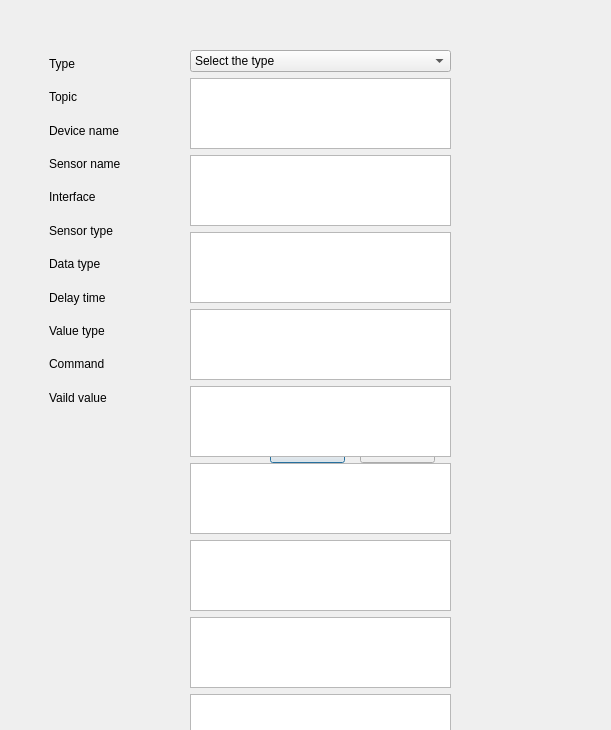
<?xml version="1.0" encoding="UTF-8"?>
<ui version="4.0">
 <class>Dialog</class>
 <widget class="QDialog" name="Dialog">
  <property name="geometry">
   <rect>
    <x>0</x>
    <y>0</y>
    <width>611</width>
    <height>730</height>
   </rect>
  </property>
  <property name="windowTitle">
   <string>Dialog</string>
  </property>
  <widget class="QPushButton" name="pushButton">
   <property name="geometry">
    <rect>
     <x>270</x>
     <y>440</y>
     <width>75</width>
     <height>23</height>
    </rect>
   </property>
   <property name="text">
    <string>PushButton</string>
   </property>
  </widget>
  <widget class="QPushButton" name="pushButton_2">
   <property name="geometry">
    <rect>
     <x>360</x>
     <y>440</y>
     <width>75</width>
     <height>23</height>
    </rect>
   </property>
   <property name="text">
    <string>PushButton</string>
   </property>
  </widget>
  <widget class="QWidget" name="verticalLayoutWidget">
   <property name="geometry">
    <rect>
     <x>190</x>
     <y>50</y>
     <width>261</width>
     <height>792</height>
    </rect>
   </property>
   <layout class="QVBoxLayout" name="verticalLayout">
    <item>
     <widget class="QComboBox" name="comboBox">
      <property name="currentIndex">
       <number>0</number>
      </property>
      <item>
       <property name="text">
        <string>Select the type</string>
       </property>
      </item>
      <item>
       <property name="text">
        <string>Sensor</string>
       </property>
      </item>
      <item>
       <property name="text">
        <string>Actuator</string>
       </property>
      </item>
     </widget>
    </item>
    <item>
     <widget class="QTextEdit" name="text_topic"/>
    </item>
    <item>
     <widget class="QTextEdit" name="text_devname"/>
    </item>
    <item>
     <widget class="QTextEdit" name="text_senname"/>
    </item>
    <item>
     <widget class="QTextEdit" name="textEdit_10"/>
    </item>
    <item>
     <widget class="QTextEdit" name="textEdit_9"/>
    </item>
    <item>
     <widget class="QTextEdit" name="textEdit_8"/>
    </item>
    <item>
     <widget class="QTextEdit" name="textEdit_7"/>
    </item>
    <item>
     <widget class="QTextEdit" name="textEdit_4"/>
    </item>
    <item>
     <widget class="QTextEdit" name="textEdit_5"/>
    </item>
    <item>
     <widget class="QTextEdit" name="textEdit_6"/>
    </item>
   </layout>
  </widget>
  <widget class="QWidget" name="verticalLayoutWidget_2">
   <property name="geometry">
    <rect>
     <x>49</x>
     <y>50</y>
     <width>121</width>
     <height>361</height>
    </rect>
   </property>
   <layout class="QVBoxLayout" name="verticalLayout_2">
    <item>
     <widget class="QLabel" name="label">
      <property name="frameShape">
       <enum>QFrame::NoFrame</enum>
      </property>
      <property name="text">
       <string>Type</string>
      </property>
      <property name="alignment">
       <set>Qt::AlignLeading|Qt::AlignLeft|Qt::AlignVCenter</set>
      </property>
     </widget>
    </item>
    <item>
     <widget class="QLabel" name="label_2">
      <property name="frameShape">
       <enum>QFrame::NoFrame</enum>
      </property>
      <property name="text">
       <string>Topic</string>
      </property>
     </widget>
    </item>
    <item>
     <widget class="QLabel" name="label_3">
      <property name="frameShape">
       <enum>QFrame::NoFrame</enum>
      </property>
      <property name="text">
       <string>Device name</string>
      </property>
     </widget>
    </item>
    <item>
     <widget class="QLabel" name="label_4">
      <property name="frameShape">
       <enum>QFrame::NoFrame</enum>
      </property>
      <property name="text">
       <string>Sensor name</string>
      </property>
     </widget>
    </item>
    <item>
     <widget class="QLabel" name="label_6">
      <property name="frameShape">
       <enum>QFrame::NoFrame</enum>
      </property>
      <property name="text">
       <string>Interface</string>
      </property>
     </widget>
    </item>
    <item>
     <widget class="QLabel" name="label_5">
      <property name="frameShape">
       <enum>QFrame::NoFrame</enum>
      </property>
      <property name="text">
       <string>Sensor type</string>
      </property>
     </widget>
    </item>
    <item>
     <widget class="QLabel" name="label_7">
      <property name="frameShape">
       <enum>QFrame::NoFrame</enum>
      </property>
      <property name="text">
       <string>Data type</string>
      </property>
     </widget>
    </item>
    <item>
     <widget class="QLabel" name="label_9">
      <property name="frameShape">
       <enum>QFrame::NoFrame</enum>
      </property>
      <property name="text">
       <string>Delay time</string>
      </property>
     </widget>
    </item>
    <item>
     <widget class="QLabel" name="label_10">
      <property name="frameShape">
       <enum>QFrame::NoFrame</enum>
      </property>
      <property name="text">
       <string>Value type</string>
      </property>
     </widget>
    </item>
    <item>
     <widget class="QLabel" name="label_11">
      <property name="frameShape">
       <enum>QFrame::NoFrame</enum>
      </property>
      <property name="text">
       <string>Command</string>
      </property>
     </widget>
    </item>
    <item>
     <widget class="QLabel" name="label_8">
      <property name="frameShape">
       <enum>QFrame::NoFrame</enum>
      </property>
      <property name="text">
       <string>Vaild value</string>
      </property>
     </widget>
    </item>
   </layout>
  </widget>
 </widget>
 <resources/>
 <connections/>
</ui>
